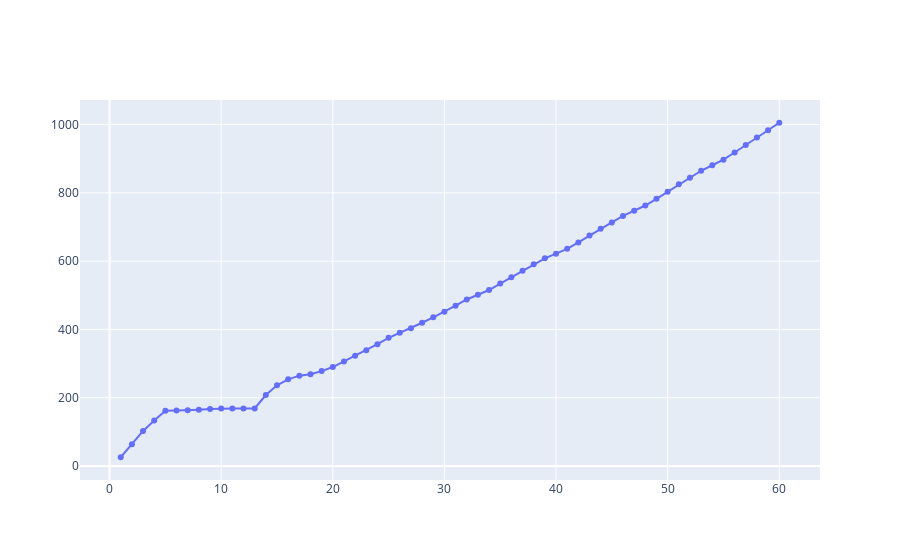

Notebook code for this chart:
### Code cell
fig3 = go.Figure()
fig3.add_trace(go.Scatter(x=t, y=R, name = 'Recovered',mode='lines+markers'))
fig3.show()
